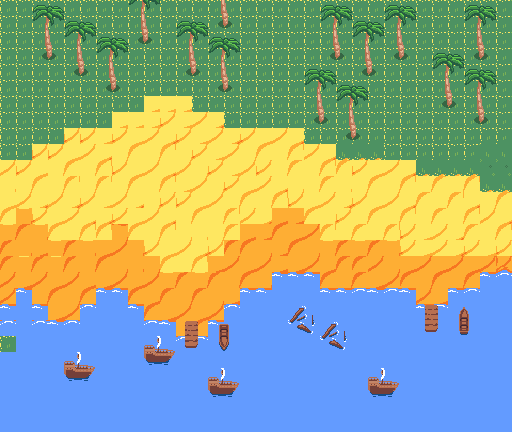

Tiled map render using the project's own tile images. Description and the map definition, with tile-layer contents summarised, below:
An orthogonal 32x27 tile map with 16x16 px tiles, 3 tile layers (Tile Layer 1, Laut, Properti).

<map version="1.5" tiledversion="1.7.2" orientation="orthogonal" renderorder="right-down" width="32" height="27" tilewidth="16" tileheight="16" infinite="0" nextlayerid="6" nextobjectid="1">
 <tileset firstgid="1" source="Beach Tileset.tsx" />
 <layer id="1" name="Tile Layer 1" width="32" height="27">
  <data>[864 cells, 687 non-empty, 21 distinct tile ids]</data>
 </layer>
 <layer id="2" name="Laut" width="32" height="27">
  <data>[864 cells, 864 non-empty, 38 distinct tile ids]</data>
 </layer>
 <layer id="5" name="Properti" width="32" height="27">
  <data>[864 cells, 154 non-empty, 28 distinct tile ids]</data>
 </layer>
</map>
